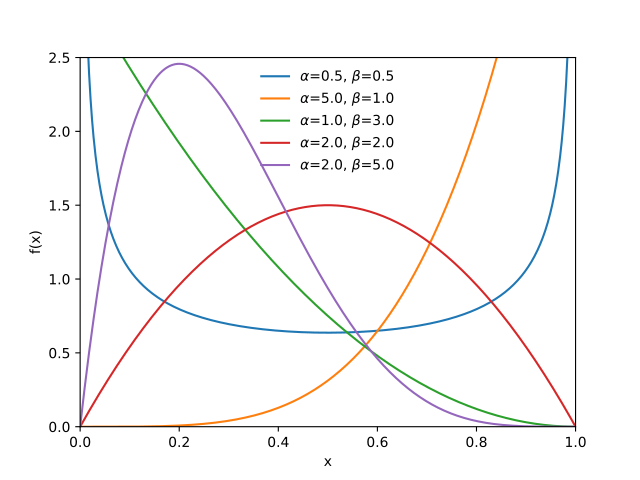

Recreate this plot in Python.
import matplotlib.pyplot as plt
import numpy as np
import scipy.stats as st
x = np.linspace(0.0, 1.0, 1000)
fig, ax = plt.subplots()
f = lambda a, b : st.beta.pdf(x, a, b)
plot_pdf = lambda a, b : ax.plot(x, f(a,b), label=r'$\alpha$={0}, $\beta$={1}'.format(a,b))
plot_pdf(0.5, 0.5)
plot_pdf(5.0, 1.0)
plot_pdf(1.0, 3.0)
plot_pdf(2.0, 2.0)
plot_pdf(2.0, 5.0)
plt.legend(loc='upper center', frameon=False)
ax.set(xlim=[0,1], ylim=[0,2.5], xlabel='x', ylabel='f(x)')
plt.show()
